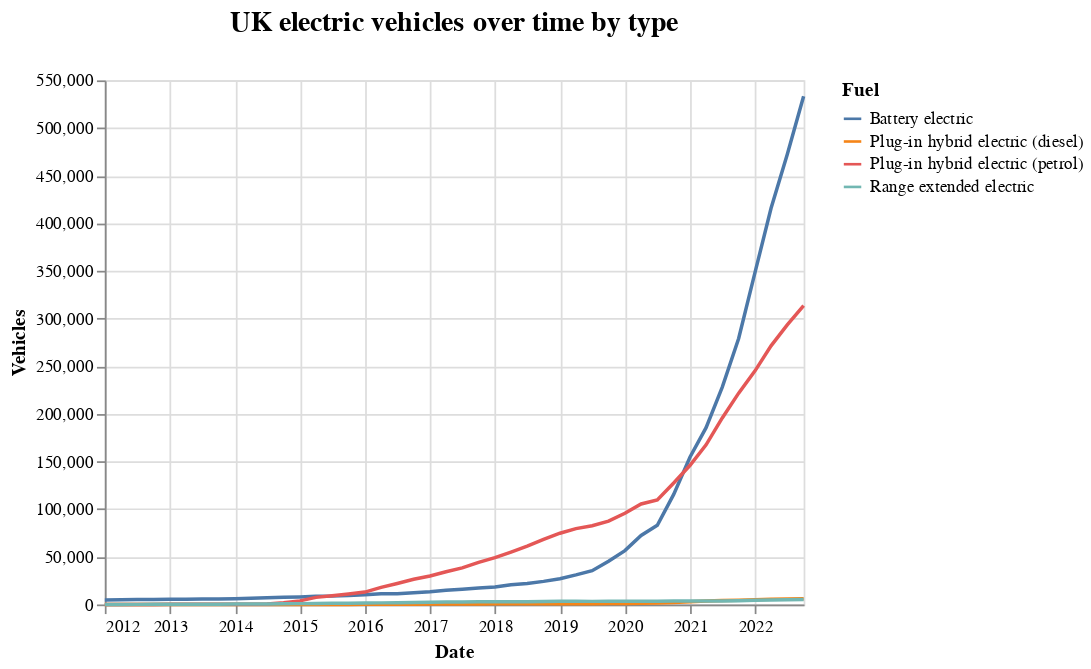

Vega-Lite specification stored for this chart:
### Vega-Lite specification from a JSON file in a GitHub repository (floating-point values rounded to 4 significant figures; data arrays with more than 128 entries replaced by an {"elided": "..."} marker saying what was removed)
{"config": {"view": {"continuousWidth": 400, "continuousHeight": 300}, "title": {"anchor": "middle", "dy": -16, "fontSize": 16}}, "data": {"name": "data-a8a064c8b6d82807d2a44f7de2c8566e"}, "mark": "line", "encoding": {"color": {"field": "Fuel", "type": "nominal"}, "tooltip": [{"field": "Vehicles", "type": "quantitative"}, {"field": "Date", "type": "temporal"}], "x": {"field": "Date", "type": "temporal"}, "y": {"field": "Vehicles", "type": "quantitative"}}, "selection": {"selector001": {"type": "single", "nearest": true, "on": "mouseover", "fields": ["x"], "empty": "none"}}, "title": "UK electric vehicles over time by type", "$schema": "https://vega.github.io/schema/vega-lite/v4.17.0.json", "datasets": {"data-a8a064c8b6d82807d2a44f7de2c8566e": {"elided": "176 records"}}}
